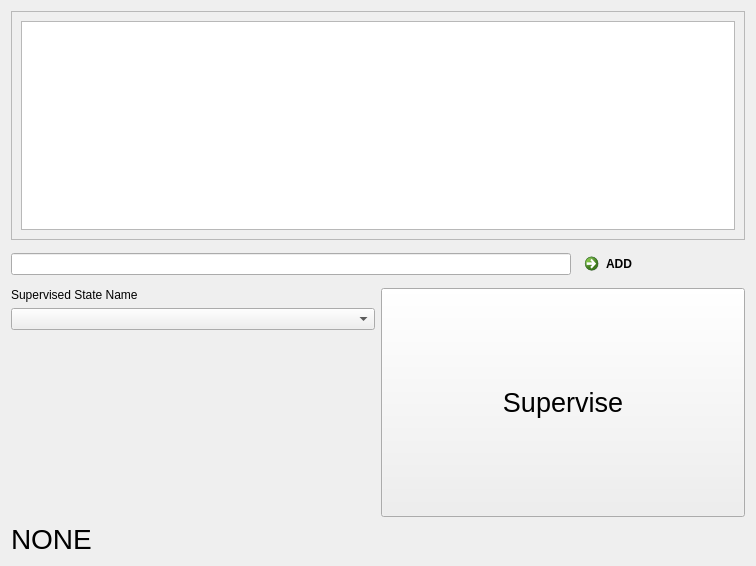
<?xml version="1.0" encoding="UTF-8"?>
<ui version="4.0">
 <class>STEMController</class>
 <widget class="QWidget" name="STEMController">
  <property name="geometry">
   <rect>
    <x>0</x>
    <y>0</y>
    <width>756</width>
    <height>566</height>
   </rect>
  </property>
  <property name="windowTitle">
   <string>STEM Controller</string>
  </property>
  <layout class="QVBoxLayout" name="verticalLayout">
   <item>
    <widget class="QScrollArea" name="scrollArea">
     <property name="widgetResizable">
      <bool>true</bool>
     </property>
     <widget class="QWidget" name="scrollAreaWidgetContents">
      <property name="geometry">
       <rect>
        <x>0</x>
        <y>0</y>
        <width>736</width>
        <height>254</height>
       </rect>
      </property>
      <layout class="QVBoxLayout" name="verticalLayout_3">
       <item>
        <widget class="QListWidget" name="state_list_widget"/>
       </item>
      </layout>
     </widget>
    </widget>
   </item>
   <item>
    <layout class="QHBoxLayout" name="horizontalLayout_2">
     <item>
      <widget class="QLineEdit" name="lineEdit"/>
     </item>
     <item>
      <widget class="QCommandLinkButton" name="commandLinkButton">
       <property name="text">
        <string>ADD</string>
       </property>
      </widget>
     </item>
    </layout>
   </item>
   <item>
    <layout class="QHBoxLayout" name="horizontalLayout">
     <item>
      <layout class="QVBoxLayout" name="verticalLayout_2">
       <item>
        <widget class="QLabel" name="label_3">
         <property name="text">
          <string>Supervised State Name</string>
         </property>
        </widget>
       </item>
       <item>
        <widget class="QComboBox" name="state_combo_box"/>
       </item>
       <item>
        <spacer name="verticalSpacer">
         <property name="orientation">
          <enum>Qt::Vertical</enum>
         </property>
         <property name="sizeHint" stdset="0">
          <size>
           <width>20</width>
           <height>40</height>
          </size>
         </property>
        </spacer>
       </item>
      </layout>
     </item>
     <item>
      <widget class="QPushButton" name="supervise_button">
       <property name="sizePolicy">
        <sizepolicy hsizetype="Minimum" vsizetype="Expanding">
         <horstretch>0</horstretch>
         <verstretch>0</verstretch>
        </sizepolicy>
       </property>
       <property name="font">
        <font>
         <pointsize>20</pointsize>
        </font>
       </property>
       <property name="text">
        <string>Supervise</string>
       </property>
      </widget>
     </item>
    </layout>
   </item>
   <item>
    <widget class="QLabel" name="supervise_state_name">
     <property name="font">
      <font>
       <pointsize>21</pointsize>
      </font>
     </property>
     <property name="text">
      <string>NONE</string>
     </property>
    </widget>
   </item>
  </layout>
 </widget>
 <resources/>
 <connections/>
</ui>
